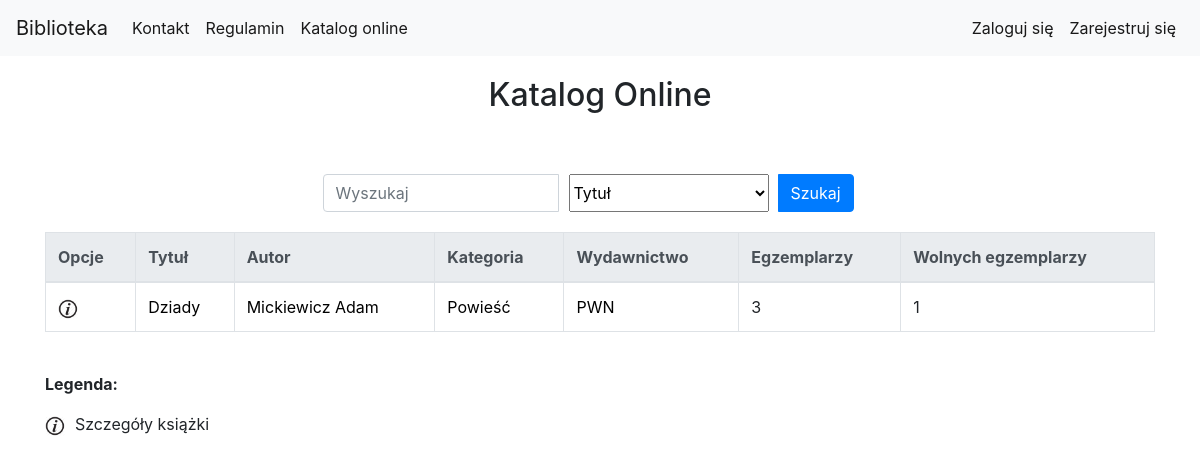
/library/book_list/, run on an earlier commit of the app's database.
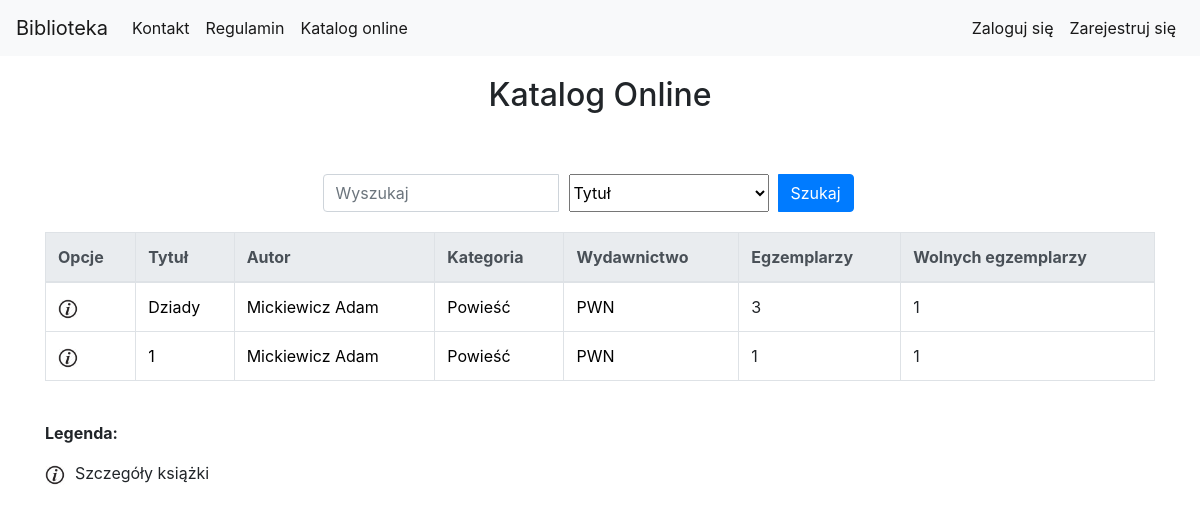
And on a later commit of the database.
### library_app/models.py (models this page shows, shortened)
class Book(models.Model):
    authors = models.ManyToManyField(Author, related_name='book_authors', verbose_name='Autorzy')
    category = models.ForeignKey(Category, related_name='book_categories', verbose_name='Kategoria')
    publishing_house = models.ForeignKey(PublishingHouse, related_name='publishing_houses', verbose_name='Wydawnictwo')
    isbn = models.CharField(max_length=30, unique=True, verbose_name='Numer ISBN')
    title = models.CharField(max_length=200, verbose_name='Tytuł')
    description = models.TextField(blank=True, default='', verbose_name='Opis')
    publish_date = models.DateField(default=datetime.now, blank=True, verbose_name='Data publikacji')
    edition = models.PositiveIntegerField(default=1, verbose_name='Numer wydania')
    image_url = models.URLField(default='', blank=True, null=True, verbose_name='Adres url okładki zakończony rozszerzeniem obrazu')
    add_date = models.DateTimeField(auto_now=True)
    slug = models.SlugField(allow_unicode=True, unique=True)

class Author(models.Model):
    first_name = models.CharField(max_length=200, verbose_name='Imię')
    last_name = models.CharField(max_length=200, verbose_name='Nazwisko')
    country = models.CharField(max_length=200, verbose_name='Kraj')
    biography = models.TextField(default='', blank=True, null=True, verbose_name='Biografia')
    birth_place = models.CharField(max_length=200, default='', blank=True, null=True, verbose_name='Miejsce urodzenia')
    image_url = models.URLField(default='', blank=True, null=True, verbose_name='Adres url portretu, zakończony rozszerzeniem')
    years_of_life = models.CharField(max_length=10, default='', blank=True, null=True, verbose_name='Lata życia')
    def __str__(self):
        return self.last_name + " " + self.first_name

class Category(models.Model):
    category_name = models.CharField(max_length=400, unique=True, verbose_name='Nazwa kategorii')

class PublishingHouse(models.Model):
    name = models.CharField(max_length=400, unique=True, verbose_name='Nazwa')
    city = models.CharField(max_length=300, verbose_name='Miasto')
    street = models.CharField(max_length=300, verbose_name='Ulica')
    house_number = models.CharField(max_length=20, verbose_name='Numer domu')
    postal_code = models.CharField(max_length=9, verbose_name='Kod pocztowy')
    def __str__(self):
        return self.name

### library_app/views.py (the view)
class BookListView(generic.ListView):
    model = models.Book
    context_object_name = "book_list" #human-understandable name of variable to access from templates
    paginate_by = 10
    queryset = models.Book.objects.all()  # Default: Model.objects.all()
    def get_queryset(self):
        search_query = self.request.GET.get("search_query")
        search_type = self.request.GET.get("search_type")
        if search_query is not None:
            if search_type == "title":
                return models.Book.objects.all().filter(title__icontains=search_query)
            elif search_type == "author":
                authors_result = models.Book.objects.all().filter(authors__first_name__icontains=search_query) | models.Book.objects.all().filter(authors__last_name__icontains=search_query)
                return authors_result
            elif search_type == "category":
                return models.Book.objects.all().filter(category__category_name__icontains=search_query)
            elif search_type == "publishing-house":
                return models.Book.objects.all().filter(publishing_house__name__icontains=search_query)
        else:
            return models.Book.objects.all()

### library_app/templatetags/custom_tags.py (called while the page is built)
@register.simple_tag(name='free_bookcopies_counter_tag')
def free_bookcopies_counter(bookcopies_obj):
    return bookcopies_obj.filter(is_borrowed=False).count()

### library_app/templates/library_app/book_list.html (shortened to what this page needs)
{% extends "base.html" %}
{% load static %}
{% load custom_tags %}
{% block body_block %}
<div class="container">
    <div class="page-title">
        <h2>Katalog Online</h2>
    </div>
<div class="search-bar">
<form class="form-inline" action="{% url 'library_app:book_list' %}" method="GET">
    <div class="input-group">
        <input type="search" class="form-control" name="search_query" placeholder="Wyszukaj">
        <select class="search-select" name="search_type">
            <option value="title" selected>Tytuł</option>
        </select>
        <div class="input-group-append search-button">
            <button class="btn btn-primary" type="submit">Szukaj</button>
        </div>
    </div>
</form>
</div>
      <table class="table table-bordered table-hover">
            <thead class="thead-light">
                <tr>
                    <th scope="col">Opcje</th>
                    <th scope="col">Tytuł</th>
                    <th scope="col">Autor</th>
                    <th scope="col">Kategoria</th>
                    <th scope="col">Wydawnictwo</th>
                    <th scope="col">Egzemplarzy</th>
                    <th scope="col">Wolnych egzemplarzy</th>
                </tr>
            </thead>
            <tbody>
            {% for book in book_list %}
                    <tr>
                        <td>
                            <a href="{% url 'library_app:book_detail' pk=book.pk %}"><img src="{% static 'website_icons/info_ico.png' %}" alt="Szczegóły" width="20" height="20"></a>
                        </td>
                        <td><a href="{% url 'library_app:book_detail' pk=book.pk %}">{{book.title}}</a></td>
                        <td>
                            {% for author in book.authors.all %}
                                <a href="{% url 'library_app:author_detail' pk=author.pk %}">{{author}}</a>
                            {% endfor %}
                        </td>
                        <td><a href="{% url 'library_app:category_detail' pk=book.category.pk %}">{{book.category.category_name}}</a></td>
                        <td><a href="{% url 'library_app:publishinghouse_detail' pk=book.publishing_house.pk %}">{{book.publishing_house}}</a></td>
                        <td>{{book.bookcopies.count}}</td>
                        {% free_bookcopies_counter_tag book.bookcopies as free_bookcopies %}
                        <td>{{free_bookcopies}}</td>
                    </tr>
            {% endfor %}
            </tbody>
        </table>
    <div class="table-legend">
        <p><b>Legenda:</b></p>
        <p><img src="{% static 'website_icons/info_ico.png' %}" alt="Szczegóły" width="20" height="20">Szczegóły książki</p>
    </div>
</div>
{% endblock %}

What changed in the data, as far as the page shows it:
added Book: title "1", category.category_name "Powieść", publishing_house "PWN", bookcopies.count "1", free_bookcopies "1", Author (last_name+first_name "Mickiewicz Adam")
